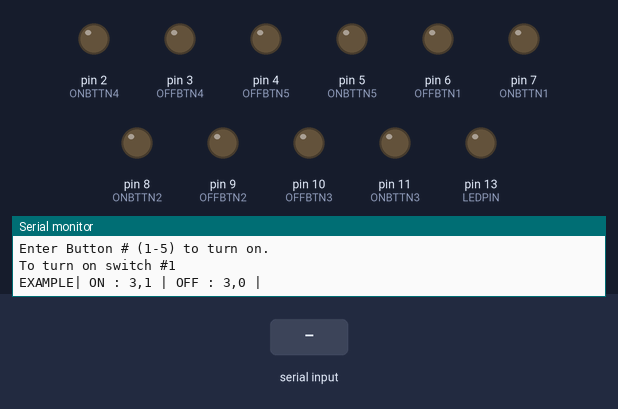
A sketch run on a simulated Arduino Uno, built with avr-gcc and run on an emulated ATmega328P. On the bench: output pins drawn as LEDs (lit = HIGH), the last lines printed to the serial monitor. Inputs (shaded band) come from the test bench.

Above: at 1.2 s.
1.3 s: "1\n" received over Serial
At 1.7 s:
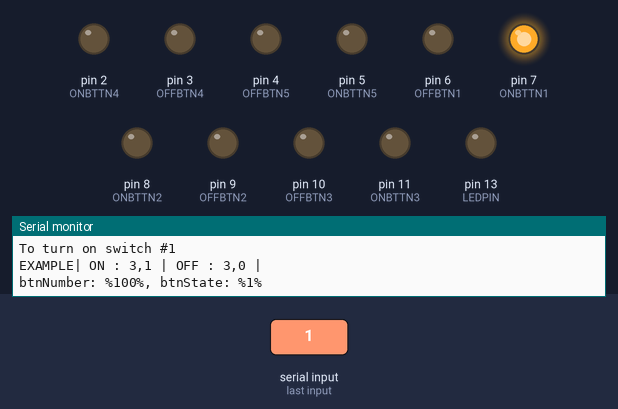
3.3 s: "ON,1\n" received over Serial
4.8 s: "ON,150\n" received over Serial
Timing chart, 0 to 7.8 s (numbered marks = the images above; inputs shaded):
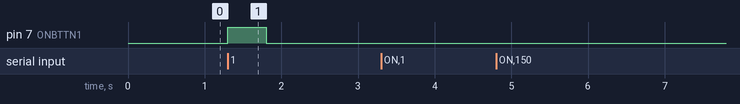

Measured:
- after the input at 1.3 s, pin 7 (ONBTTN1): LOW → HIGH at once, → LOW 0.50 s later

The sketch:

_20170920_Room_Automation_Project.ino
```cpp
// (licence header left out)
/*
max speed testing
let 1 = 1 miliscond ei 1000 milisecond = 1 second
1
10
50
65
70
71
72
73
74 x
75 t - unstable
80 t - unstable
90 t - mosty stable
100 t - slitly unstable
200
300 t
500 t - stable
1000 t - slow
*/
int MAXSPEED = 90;
int LEDPIN = 13;
int NUMPINS = 8,
ONBTTN1 = 7,
OFFBTN1 = 6,
ONBTTN2 = 8,
OFFBTN2 = 9,
ONBTTN3 = 11,
OFFBTN3 = 10,
ONBTTN4 = 2,
OFFBTN4 = 3,
ONBTTN5 = 5,
OFFBTN5 = 4;
String inString = "";
int BTNONNARR[5] =
{
	ONBTTN1,
	ONBTTN2,
	ONBTTN3,
	ONBTTN4,
	ONBTTN5
};

int BTNOFFARR[5] =
{
	OFFBTN1,
	OFFBTN2,
	OFFBTN3,
	OFFBTN4,
	OFFBTN5
};

void on(int pinNum)
{
	digitalWrite(pinNum, HIGH);
}

void off(int pinNum)
{
	digitalWrite(pinNum, LOW);
}

int getPinNum(int buttonNumber, String state)
{
	if (buttonNumber >= 1 && buttonNumber <= 5)
	{
		buttonNumber = buttonNumber - 1;
		if (state == "ON")
		{
			return BTNONNARR[buttonNumber];
		}
		else
			if (state == "OFF")
			{
				return BTNOFFARR[buttonNumber];
			}
		else
		{
			Serial.println("getPinNum() Neither 1(HIGH) or 0 (LOW)!");
		}
		Serial.print("getPinNum() buttonNumber: ");
		Serial.print(buttonNumber);
		Serial.print(", state: ");
		Serial.println(state);
	}
	else
	{
		Serial.println("getPinNum() # out of range");
	}
}

void blinkPattern(int btnNum){
		int pause = 500;
		for(int i=0; i<=btnNum -1; i++){
		    digitalWrite(LEDPIN, HIGH);
			delay(pause);

			digitalWrite(LEDPIN, LOW);
			delay(pause);
		}


}
void btnOn(int btnNum, int DELAY)
{
	int onPin = getPinNum(btnNum, "ON");
	int offPin = getPinNum(btnNum, "OFF");
	if (DELAY >= MAXSPEED)
	{
		digitalWrite(onPin, HIGH);
		delay(DELAY);
		digitalWrite(onPin, LOW);
		digitalWrite(offPin, LOW);
	}
	else
	{
		Serial.println("ERROR btnOn() DELAY to fast DELAY >= " + String(MAXSPEED));
	}
}

void btnOff(int btnNum, int DELAY)
{
	int onPin = getPinNum(btnNum, "ON");
	int offPin = getPinNum(btnNum, "OFF");
	if (DELAY >= MAXSPEED)
	{
		digitalWrite(offPin, HIGH);
		delay(DELAY);
		digitalWrite(onPin, LOW);
		digitalWrite(offPin, LOW);

	}
	else
	{
		Serial.println("ERROR btnOff() DELAY to fast DELAY >= " + String(MAXSPEED));
	}
}

void button(int btnNum, int state, int DELAY)
{
	if (state == 1)
	{
		btnOn(btnNum, DELAY);
		Serial.println("Switch #" + String(btnNum) + ": ON");
	}
	else
		if (state == 0)
		{
			Serial.println("Switch #" + String(btnNum) + ": OFF");
			btnOff(btnNum, DELAY);
		}
	else
	{
		Serial.println("button() incorrect STATE ether 0 or 1");
	}
}

void setup()
{
	// set pinmode output
	pinMode(ONBTTN1, OUTPUT);
	pinMode(OFFBTN1, OUTPUT);
	pinMode(ONBTTN2, OUTPUT);
	pinMode(OFFBTN2, OUTPUT);
	pinMode(ONBTTN3, OUTPUT);
	pinMode(OFFBTN3, OUTPUT);
	pinMode(ONBTTN4, OUTPUT);
	pinMode(OFFBTN4, OUTPUT);
	pinMode(ONBTTN5, OUTPUT);
	pinMode(OFFBTN5, OUTPUT);
	pinMode(LEDPIN, OUTPUT);

	Serial.begin(9600);
	Serial.println("wating for serial.....");
	while (!Serial)
	{
		; // wait for serial port to connect. Needed for native USB port only
	}
	Serial.println("Serial Found!");
	Serial.println("Enter Button # (1-5) to turn on.\nTo turn on switch #1\nEXAMPLE| ON : 3,1 | OFF : 3,0 |");
}

void loop()
{
	/*
	wait for serial
	setup user input
	parse buttonNumber, state
	3,1
	or
	3,0
	or
	1,1
	or
	1,0
	for button number#
	set button on if 1
	else
	off if 0*/
	// https://stackoverflow.com/questions/11068450/arduino-c-language-parsing-string-with-delimiter-input-through-serial-interfa#14306981
	while (Serial.available() > 0)
	{
		int inChar = Serial.read();
		inString += (char) inChar;
		if (inChar == '\n')
		{
			int commaIndex = inString.indexOf(',');
			String rawBtnNumber = inString.substring(0, commaIndex);
			String rawBtnState = inString.substring(commaIndex + 1, inString.length());
			int btnNumber = rawBtnNumber.toInt();
			int btnState = rawBtnState.toInt();
			Serial.print("btnNumber: %" + String(btnNumber + 99) + "%, btnState: %" + String(btnState) + "%\n");
			button(btnNumber, btnState, 500);
			inString = "";
		}
	}
}
```
